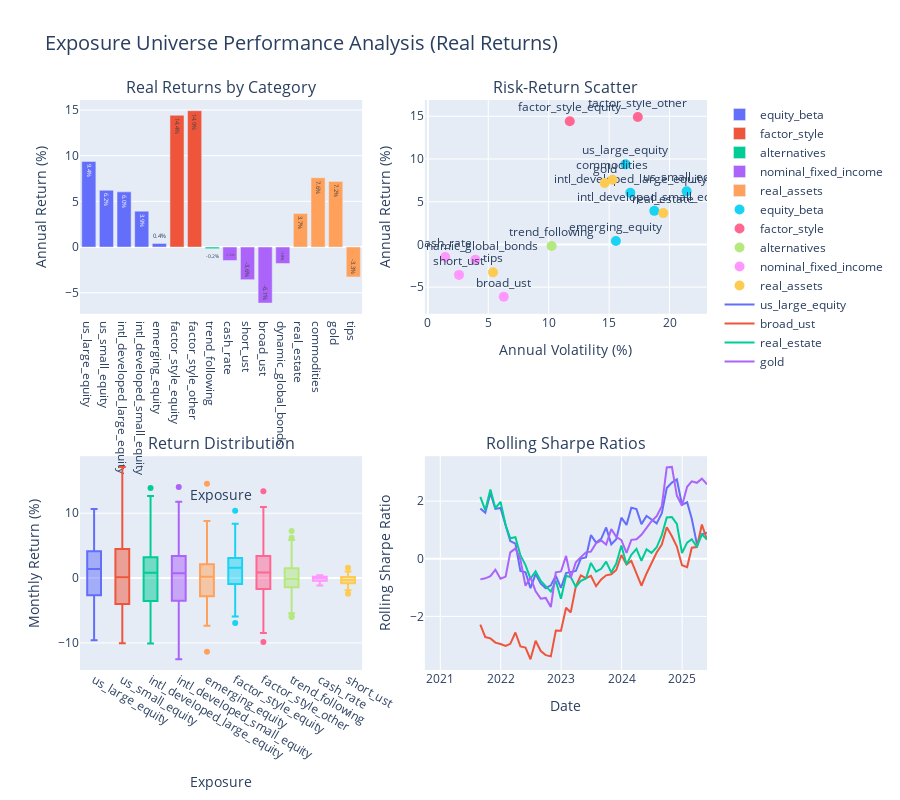

The code cell stored with this chart in its notebook:
### Markdown cell above
## 7. Visualization: Performance Overview

### Code cell
# Create a comprehensive performance chart
fig = make_subplots(
    rows=2, cols=2,
    subplot_titles=('Real Returns by Category', 'Risk-Return Scatter', 
                    'Return Distribution', 'Rolling Sharpe Ratios'),
    specs=[[{'type': 'bar'}, {'type': 'scatter'}],
           [{'type': 'box'}, {'type': 'scatter'}]]
)

# 1. Bar chart of real returns by category
for category in real_stats['Category'].unique():
    mask = real_stats['Category'] == category
    fig.add_trace(
        go.Bar(
            x=real_stats[mask].index,
            y=real_stats[mask]['Ann. Return'] * 100,
            name=category,
            text=real_stats[mask]['Ann. Return'].apply(lambda x: f'{x:.1%}'),
            textposition='auto',
        ),
        row=1, col=1
    )

# 2. Risk-Return Scatter
for category in real_stats['Category'].unique():
    mask = real_stats['Category'] == category
    fig.add_trace(
        go.Scatter(
            x=real_stats[mask]['Ann. Volatility'] * 100,
            y=real_stats[mask]['Ann. Return'] * 100,
            mode='markers+text',
            name=category,
            text=real_stats[mask].index,
            textposition='top center',
            marker=dict(size=10)
        ),
        row=1, col=2
    )

# 3. Box plot of return distributions
for exp_id in real_returns_df.columns[:10]:  # Limit to first 10 for readability
    fig.add_trace(
        go.Box(
            y=real_returns_df[exp_id] * 100,
            name=exp_id,
            showlegend=False
        ),
        row=2, col=1
    )

# 4. Rolling Sharpe ratios (select exposures)
selected_exposures = ['us_large_equity', 'broad_ust', 'real_estate', 'gold']
for exp_id in selected_exposures:
    if exp_id in real_returns_df.columns:
        rolling_mean = real_returns_df[exp_id].rolling(12).mean() * 12
        rolling_std = real_returns_df[exp_id].rolling(12).std() * np.sqrt(12)
        rolling_sharpe = rolling_mean / rolling_std
        
        fig.add_trace(
            go.Scatter(
                x=rolling_sharpe.index,
                y=rolling_sharpe,
                name=exp_id,
                mode='lines'
            ),
            row=2, col=2
        )

# Update layout
fig.update_layout(
    height=800,
    showlegend=True,
    title_text="Exposure Universe Performance Analysis (Real Returns)",
    title_font_size=20
)

fig.update_xaxes(title_text="Exposure", row=1, col=1)
fig.update_yaxes(title_text="Annual Return (%)", row=1, col=1)
fig.update_xaxes(title_text="Annual Volatility (%)", row=1, col=2)
fig.update_yaxes(title_text="Annual Return (%)", row=1, col=2)
fig.update_xaxes(title_text="Exposure", row=2, col=1)
fig.update_yaxes(title_text="Monthly Return (%)", row=2, col=1)
fig.update_xaxes(title_text="Date", row=2, col=2)
fig.update_yaxes(title_text="Rolling Sharpe Ratio", row=2, col=2)

fig.show()
